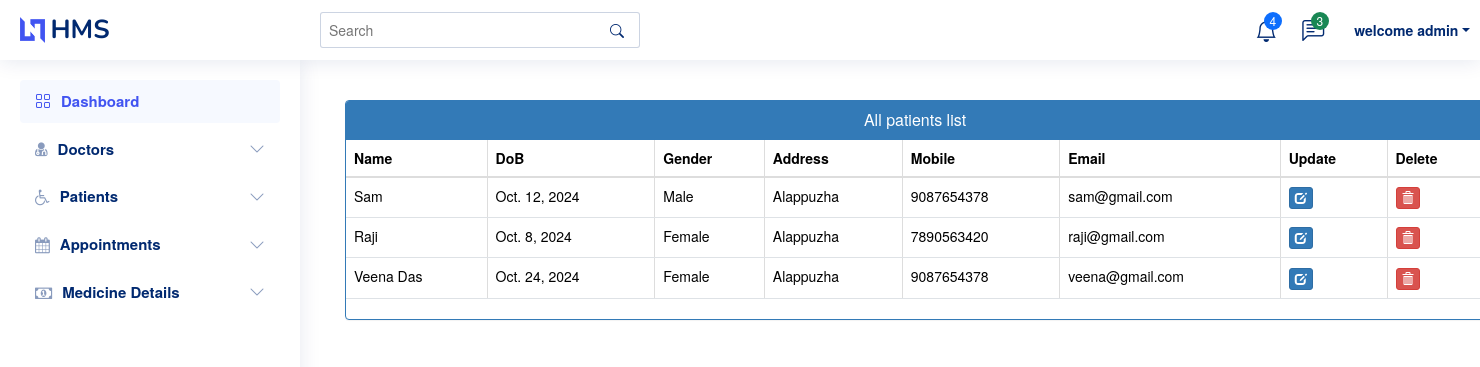
Page /view-patient/ on the committed database.
### hospitalapp/models.py (models this page shows, shortened)
class Patient(models.Model):
    user = models.OneToOneField(User, on_delete=models.CASCADE,null=True, blank=True)
    name = models.CharField(max_length=100, null=True, blank=True)
    date_of_birth = models.DateField(max_length=100, null=True, blank=True)
    gender = models.CharField(max_length=10, choices=[('Male', 'Male'), ('Female', 'Female'), ('Other', 'Other')], null=True, blank=True)
    address = models.CharField(max_length=255, null=True, blank=True)
    mobile = models.CharField(max_length=15, null=True, blank=True)
    email = models.EmailField(unique=True, null=True, blank=True)

### hospitalapp/views.py (the view)
# urls.py: path('view-patient/', views.patient_list, name='patient-list'),
def patient_list(request):
    patients = Patient.objects.all()
    return render(request, 'patient-list.html', {'patients': patients})

### templates/patient-list.html (shortened to what this page needs)
{% extends 'index-2.html' %}
{% block content %}
<head>
  <link href="//netdna.bootstrapcdn.com/bootstrap/3.0.0/css/bootstrap.min.css" rel="stylesheet" id="bootstrap-css">
</head>
<div class="container">
  <div class="panel panel-primary">
    <div class="panel-heading">
      <h6 class="panel-title">All patients list</h6>
    </div>
    <table class="table table-hover" id="dev-table">
      <thead>
        <tr>
          <th>Name</th>
          <th>DoB</th>
            <th>Gender</th>
          <th>Address</th>
            <th>Mobile</th>
              <th>Email</th>
          <th>Update</th>
          <th>Delete</th>
        </tr>
      </thead>
      <tbody>
        {% for d in patients %}
        <tr>
          <td>{{ d.name }}</td>
          <td>{{ d.date_of_birth }}</td>
          <td>{{ d.gender }}</td>
          <td>{{ d.address }}</td>
            <td>{{ d.mobile }}</td>
             <td>{{ d.email }}</td>
          <td><a class="btn btn-primary btn-xs" href="{% url 'update-patient' d.id %}"><span class="glyphicon glyphicon-edit"></span></a></td>
          <td><a class="btn btn-danger btn-xs" href="{% url 'delete-patient' d.id %}"><span class="glyphicon glyphicon-trash"></span></a></td>
        </tr>
        {% endfor %}
      </tbody>
    </table>
  </div>
</div>
{% endblock %}

### static/assets/css/style.css (style rules this page uses)
:root { scroll-behavior: smooth; }
body { font-family: "Open Sans", sans-serif; background: #f6f9ff; color: #444444; }
a { color: #4154f1; text-decoration: none; }
h1, h2, h3, h4, h5, h6 { font-family: "Nunito", sans-serif; }

### templates/patient-list.html (style rules this page uses)
a:link { text-decoration: none; }
h6 { text-align: center; }
th, td { border-right: 1px solid #ddd; }
th:last-child, td:last-child { border-right: none; }
thead th { background-color: #f5f5f5; }

### rows in the picture
Patient: name "Sam", date_of_birth "Oct. 12, 2024", gender "Male", address "Alappuzha", mobile "9087654378", email "sam@gmail.com"
Patient: name "Raji", date_of_birth "Oct. 8, 2024", gender "Female", address "Alappuzha", mobile "7890563420", email "raji@gmail.com"
Patient: name "Veena Das", date_of_birth "Oct. 24, 2024", gender "Female", address "Alappuzha", mobile "9087654378", email "veena@gmail.com"
